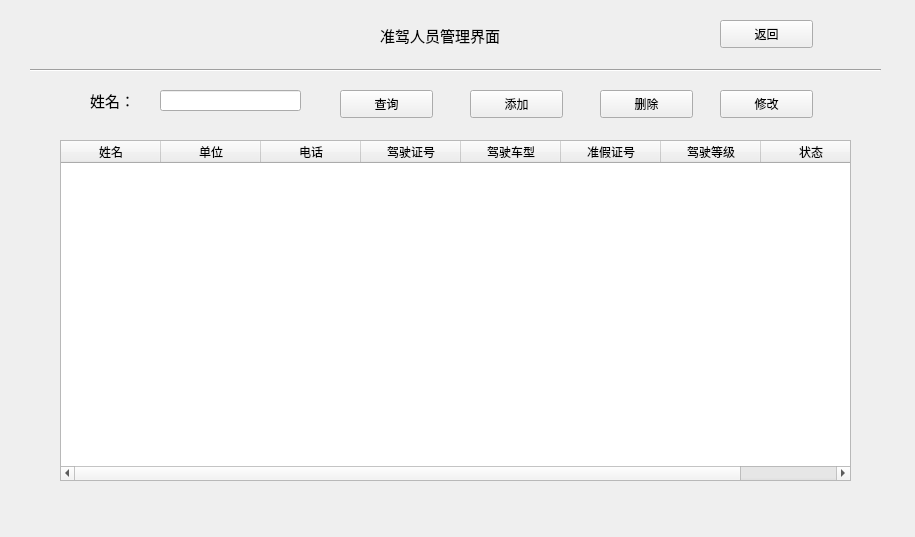
<?xml version="1.0" encoding="UTF-8"?>
<ui version="4.0">
 <class>Zhunjiarenyuan</class>
 <widget class="QWidget" name="Zhunjiarenyuan">
  <property name="geometry">
   <rect>
    <x>0</x>
    <y>0</y>
    <width>915</width>
    <height>537</height>
   </rect>
  </property>
  <property name="windowTitle">
   <string>Form</string>
  </property>
  <widget class="Line" name="line">
   <property name="geometry">
    <rect>
     <x>30</x>
     <y>60</y>
     <width>851</width>
     <height>20</height>
    </rect>
   </property>
   <property name="orientation">
    <enum>Qt::Horizontal</enum>
   </property>
  </widget>
  <widget class="QPushButton" name="pushButton">
   <property name="geometry">
    <rect>
     <x>720</x>
     <y>20</y>
     <width>93</width>
     <height>28</height>
    </rect>
   </property>
   <property name="text">
    <string>返回</string>
   </property>
  </widget>
  <widget class="QLabel" name="label">
   <property name="geometry">
    <rect>
     <x>90</x>
     <y>90</y>
     <width>91</width>
     <height>21</height>
    </rect>
   </property>
   <property name="font">
    <font>
     <family>Arial</family>
     <pointsize>11</pointsize>
    </font>
   </property>
   <property name="text">
    <string>姓名：</string>
   </property>
  </widget>
  <widget class="QLabel" name="label_2">
   <property name="geometry">
    <rect>
     <x>380</x>
     <y>20</y>
     <width>151</width>
     <height>31</height>
    </rect>
   </property>
   <property name="font">
    <font>
     <family>Arial</family>
     <pointsize>11</pointsize>
    </font>
   </property>
   <property name="text">
    <string>准驾人员管理界面</string>
   </property>
  </widget>
  <widget class="QTableWidget" name="tableWidget">
   <property name="geometry">
    <rect>
     <x>60</x>
     <y>140</y>
     <width>791</width>
     <height>341</height>
    </rect>
   </property>
   <column>
    <property name="text">
     <string>姓名</string>
    </property>
   </column>
   <column>
    <property name="text">
     <string>单位</string>
    </property>
   </column>
   <column>
    <property name="text">
     <string>电话</string>
    </property>
   </column>
   <column>
    <property name="text">
     <string>驾驶证号</string>
    </property>
   </column>
   <column>
    <property name="text">
     <string>驾驶车型</string>
    </property>
   </column>
   <column>
    <property name="text">
     <string>准假证号</string>
    </property>
   </column>
   <column>
    <property name="text">
     <string>驾驶等级</string>
    </property>
   </column>
   <column>
    <property name="text">
     <string>状态</string>
    </property>
   </column>
  </widget>
  <widget class="QLineEdit" name="lineEdit">
   <property name="geometry">
    <rect>
     <x>160</x>
     <y>90</y>
     <width>141</width>
     <height>21</height>
    </rect>
   </property>
  </widget>
  <widget class="QPushButton" name="pushButton_2">
   <property name="geometry">
    <rect>
     <x>340</x>
     <y>90</y>
     <width>93</width>
     <height>28</height>
    </rect>
   </property>
   <property name="text">
    <string>查询</string>
   </property>
  </widget>
  <widget class="QPushButton" name="pushButton_3">
   <property name="geometry">
    <rect>
     <x>470</x>
     <y>90</y>
     <width>93</width>
     <height>28</height>
    </rect>
   </property>
   <property name="text">
    <string>添加</string>
   </property>
  </widget>
  <widget class="QPushButton" name="pushButton_4">
   <property name="geometry">
    <rect>
     <x>600</x>
     <y>90</y>
     <width>93</width>
     <height>28</height>
    </rect>
   </property>
   <property name="text">
    <string>删除</string>
   </property>
  </widget>
  <widget class="QPushButton" name="pushButton_5">
   <property name="geometry">
    <rect>
     <x>720</x>
     <y>90</y>
     <width>93</width>
     <height>28</height>
    </rect>
   </property>
   <property name="text">
    <string>修改</string>
   </property>
  </widget>
 </widget>
 <resources/>
 <connections/>
</ui>
